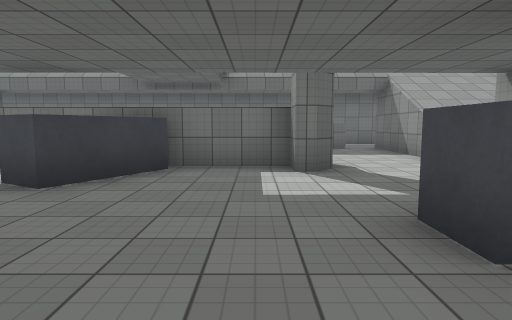
[1] (above)

23 first-person views from a walk through a 3-D level made in the Unity game engine. The camera is 1.4 m above the floor, tilts 6° down and sees 75° across. The floor is counted in squares, 2 m on a side. Each view is taken from the middle of a square. On the plan, view 1 faces up. The plan holds only what a view shows up to about 10 squares ahead; the rest is blank. The place goes on beyond the plan. The player is left out. Surface patterns are stand-ins for the level's own textures.

[2]
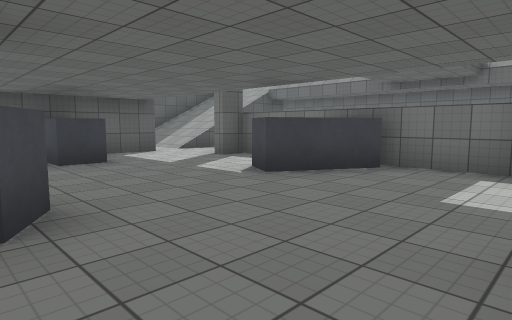

[3]
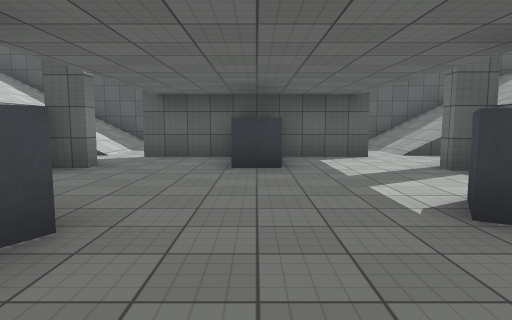

[4]
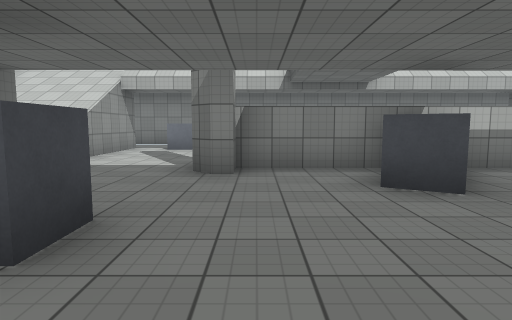

[5]
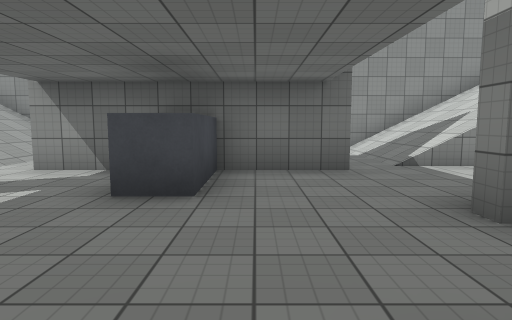

[6]
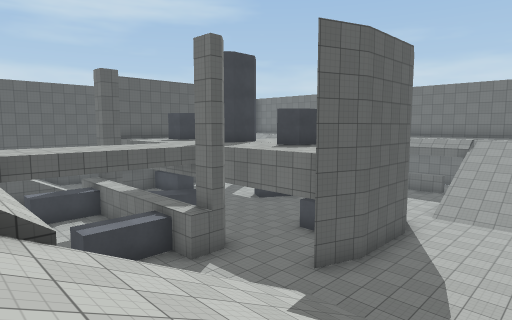

[7]
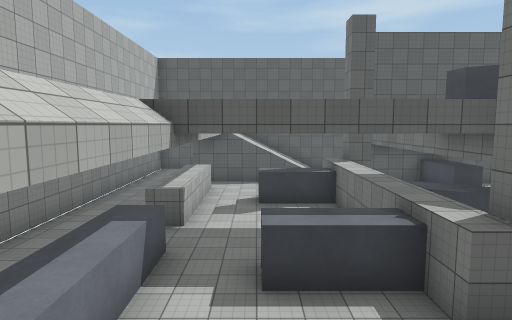

[8]
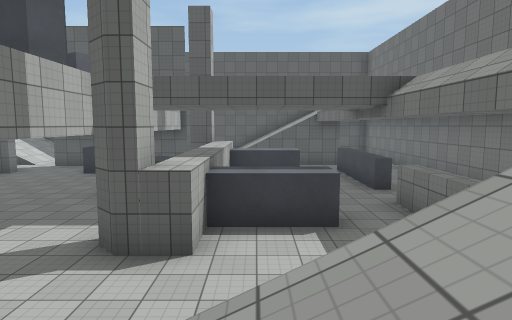

[9]
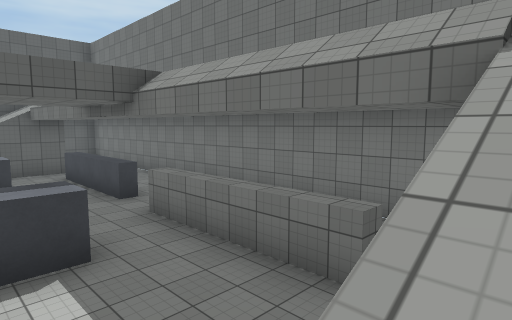

[10]
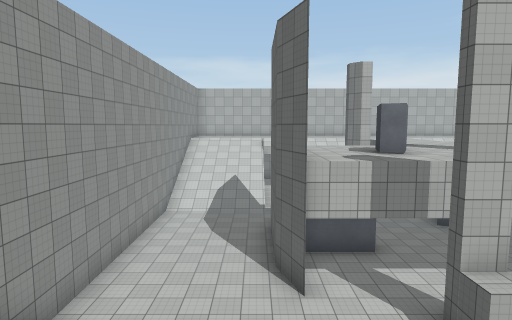

[11]
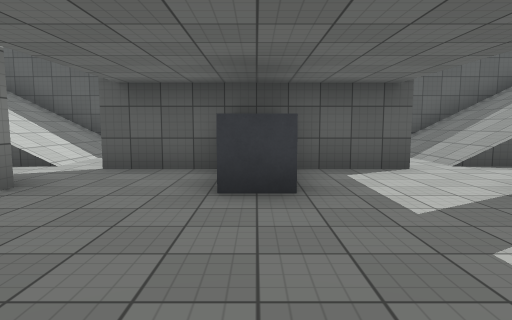

[12]
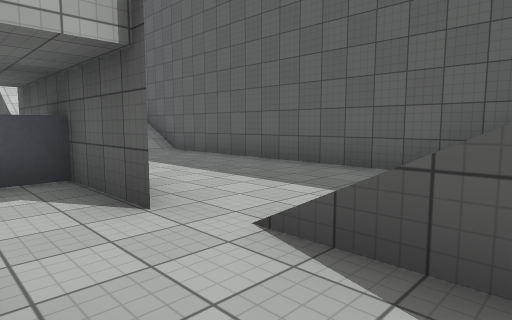

[13]
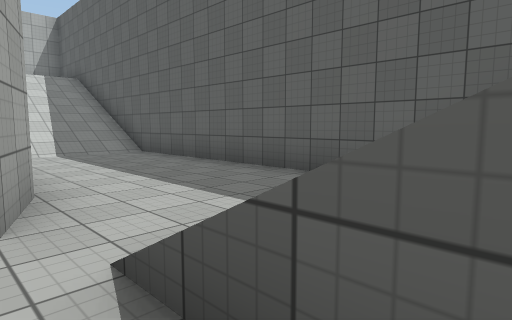

[14]
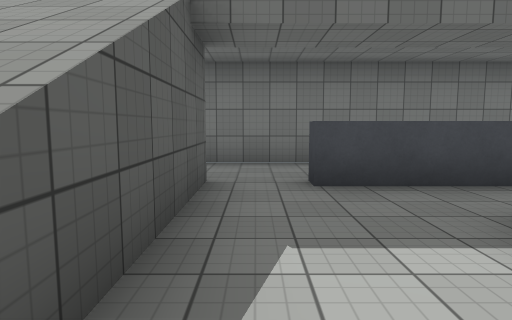

[15]
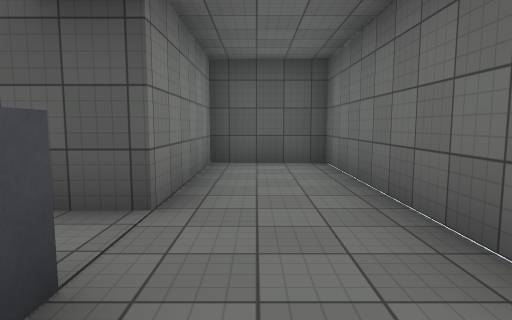

[16]
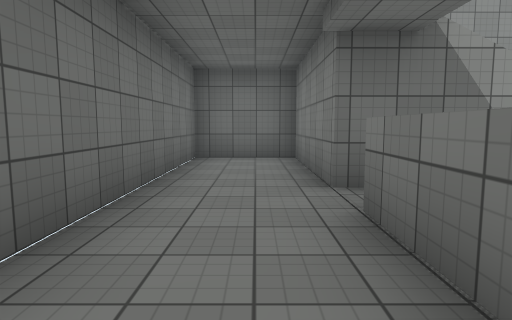

[17]
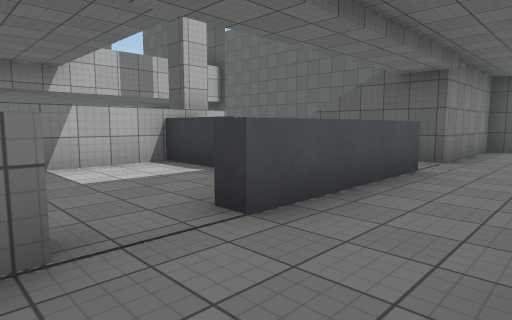

[18]
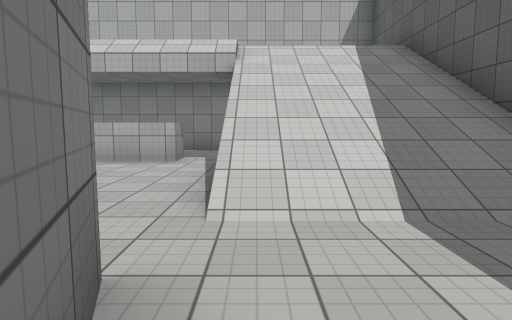

[19]
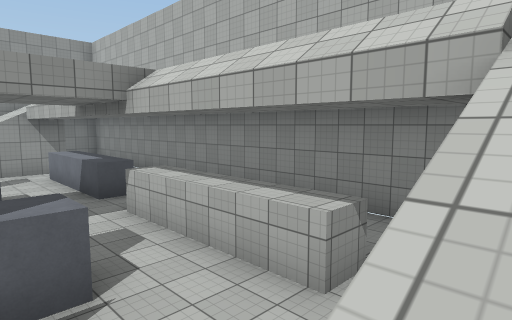

[20]
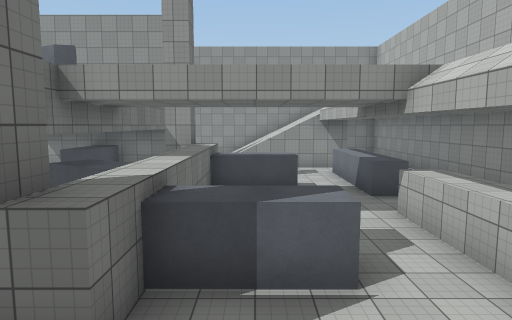

[21]
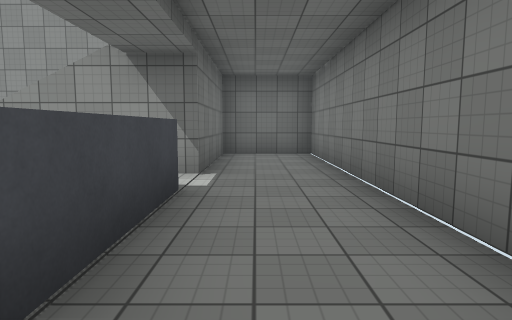

[22]
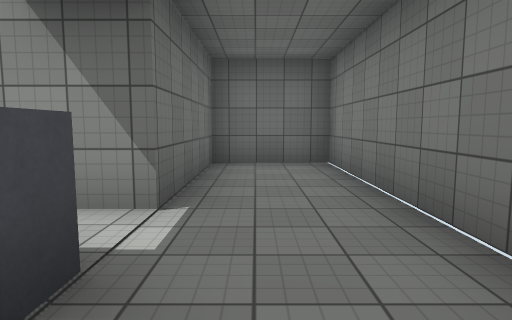

[23]
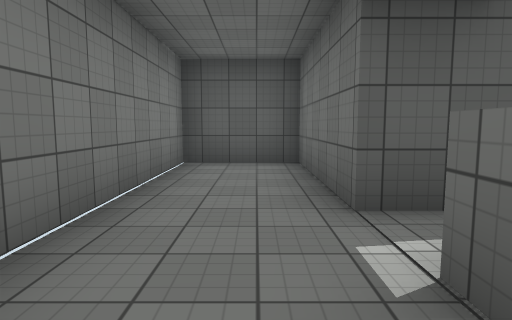

### Floor plan
Key: @ floor where view 1 was taken; # wall or solid block; . floor; / step, stairs or slope; ^ raised ledge; O other object.
Columns run from 12 left of view 1 to 8 right of it. Each row starts with its distance up from view 1.
 13 #####################
 12 #........... .......#
 11 #...................#
 10 #////.OOOO.^^^^.////#
  9 #////...........////#
  8 #////..O....O...////#
  7 #////..O....O...////#
  6 #////..#######..////#
  5 #.........O.........#
  4 #....#...OO....#....#
  3 #....#.........##...#
  2 #....OO.......OO#...#
  1 #....#.........##...#
  0 #....#....O.@..#....#
 -1 #.....#..OO..#..... #
 -2 #////.########..////#
 -3 #////..O..  O...////#
 -4 #////..O....O...////#
 -5 #////...........////#
 -6 #////.^^^^.OOOO.////#
 -7 #........  .........#
 -8 #...................#
 -9 #####################

Where each view was taken, in squares from view 1:
view 1: 0 up, 0 right, facing up
view 2: 0 up, 1 right, facing up-left
view 3: 2 up, 0 right, facing left
view 4: 4 up, 0 right, facing down
view 5: 1 up, 2 left, facing right
view 6: 6 down, 7 right, facing up-left
view 7: 4 down, 4 right, facing left
view 8: 7 up, 5 right, facing left
view 9: 7 up, 4 right, facing up-left
view 10: 10 up, 4 right, facing down
view 11: 2 up, 2 left, facing left
view 12: 7 up, 6 left, facing down-left
view 13: 7 up, 7 left, facing down-left
view 14: 6 up, 7 left, facing up
view 15: 11 up, 5 left, facing left
view 16: 11 up, 0 right, facing right
view 17: 12 up, 1 left, facing down-left
view 18: 1 up, 8 left, facing down
view 19: 3 down, 8 left, facing down-right
view 20: 3 down, 8 left, facing right
view 21: 7 down, 1 left, facing right
view 22: 7 down, 1 right, facing right
view 23: 7 down, 5 left, facing left
